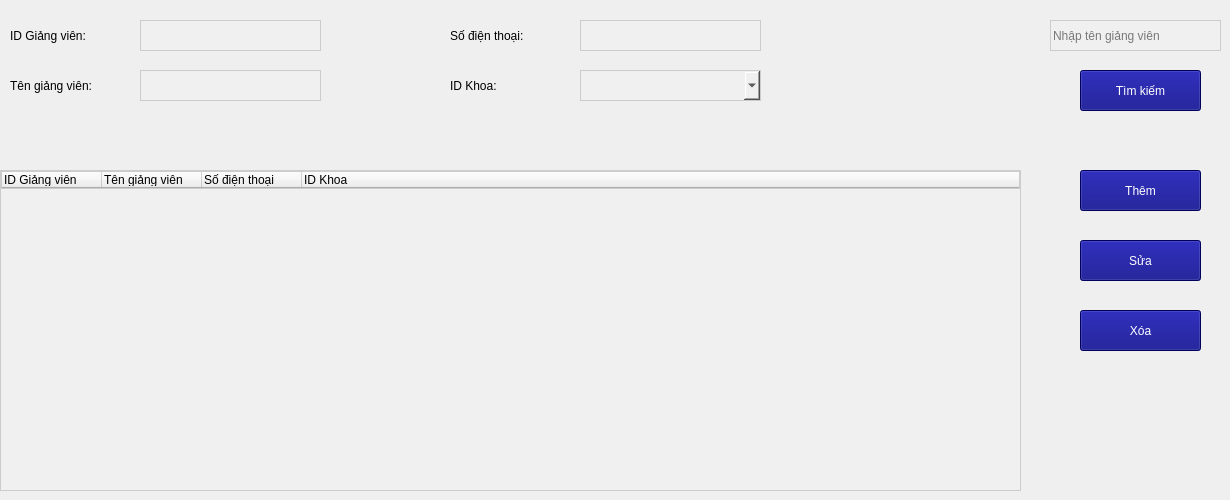
   <widget class="QWidget" name="tab_5">
    <attribute name="title">
     <string>Giảng viên</string>
    </attribute>
    <widget class="QLabel" name="label_12">
     <property name="geometry">
      <rect>
       <x>10</x>
       <y>20</y>
       <width>111</width>
       <height>31</height>
      </rect>
     </property>
     <property name="font">
      <font>
       <pointsize>9</pointsize>
      </font>
     </property>
     <property name="text">
      <string>ID Giảng viên:</string>
     </property>
    </widget>
    <widget class="QLabel" name="label_13">
     <property name="geometry">
      <rect>
       <x>10</x>
       <y>70</y>
       <width>111</width>
       <height>31</height>
      </rect>
     </property>
     <property name="font">
      <font>
       <pointsize>9</pointsize>
      </font>
     </property>
     <property name="text">
      <string>Tên giảng viên:</string>
     </property>
    </widget>
    <widget class="QLabel" name="label_14">
     <property name="geometry">
      <rect>
       <x>450</x>
       <y>20</y>
       <width>111</width>
       <height>31</height>
      </rect>
     </property>
     <property name="font">
      <font>
       <pointsize>9</pointsize>
      </font>
     </property>
     <property name="text">
      <string>Số điện thoại:</string>
     </property>
    </widget>
    <widget class="QLabel" name="label_15">
     <property name="geometry">
      <rect>
       <x>450</x>
       <y>70</y>
       <width>111</width>
       <height>31</height>
      </rect>
     </property>
     <property name="font">
      <font>
       <pointsize>9</pointsize>
      </font>
     </property>
     <property name="text">
      <string>ID Khoa:</string>
     </property>
    </widget>
    <widget class="QTreeWidget" name="treeWidgetGV">
     <property name="geometry">
      <rect>
       <x>0</x>
       <y>170</y>
       <width>1021</width>
       <height>321</height>
      </rect>
     </property>
     <property name="styleSheet">
      <string notr="true">background-color: #f0f0f0; /* Màu nền xám nhạt */
color: black; /* Màu chữ đen */
border: 1px solid #cccccc; /* Viền màu xám */</string>
     </property>
     <column>
      <property name="text">
       <string>ID Giảng viên</string>
      </property>
     </column>
     <column>
      <property name="text">
       <string>Tên giảng viên</string>
      </property>
     </column>
     <column>
      <property name="text">
       <string>Số điện thoại</string>
      </property>
     </column>
     <column>
      <property name="text">
       <string>ID Khoa</string>
      </property>
     </column>
    </widget>
    <widget class="QLineEdit" name="txtIDGiangvien">
     <property name="geometry">
      <rect>
       <x>140</x>
       <y>20</y>
       <width>181</width>
       <height>31</height>
      </rect>
     </property>
     <property name="layoutDirection">
      <enum>Qt::LeftToRight</enum>
     </property>
     <property name="autoFillBackground">
      <bool>false</bool>
     </property>
     <property name="styleSheet">
      <string notr="true">background-color: #f0f0f0; /* Màu nền xám nhạt */
color: black; /* Màu chữ đen */
border: 1px solid #cccccc; /* Viền màu xám */</string>
     </property>
    </widget>
    <widget class="QLineEdit" name="txtTenGiangvien">
     <property name="geometry">
      <rect>
       <x>140</x>
       <y>70</y>
       <width>181</width>
       <height>31</height>
      </rect>
     </property>
     <property name="layoutDirection">
      <enum>Qt::LeftToRight</enum>
     </property>
     <property name="autoFillBackground">
      <bool>false</bool>
     </property>
     <property name="styleSheet">
      <string notr="true">background-color: #f0f0f0; /* Màu nền xám nhạt */
color: black; /* Màu chữ đen */
border: 1px solid #cccccc; /* Viền màu xám */</string>
     </property>
    </widget>
    <widget class="QLineEdit" name="txtSDT">
     <property name="geometry">
      <rect>
       <x>580</x>
       <y>20</y>
       <width>181</width>
       <height>31</height>
      </rect>
     </property>
     <property name="layoutDirection">
      <enum>Qt::LeftToRight</enum>
     </property>
     <property name="autoFillBackground">
      <bool>false</bool>
     </property>
     <property name="styleSheet">
      <string notr="true">background-color: #f0f0f0; /* Màu nền xám nhạt */
color: black; /* Màu chữ đen */
border: 1px solid #cccccc; /* Viền màu xám */</string>
     </property>
    </widget>
    <widget class="QComboBox" name="cbBoxIDKhoa_Giangvien">
     <property name="geometry">
      <rect>
       <x>580</x>
       <y>70</y>
       <width>181</width>
       <height>31</height>
      </rect>
     </property>
     <property name="styleSheet">
      <string notr="true">background-color: #f0f0f0; /* Màu nền xám nhạt */
color: black; /* Màu chữ đen */
border: 1px solid #cccccc; /* Viền màu xám */</string>
     </property>
    </widget>
    <widget class="QLineEdit" name="txtSearchKhoa_2">
     <property name="geometry">
      <rect>
       <x>1050</x>
       <y>20</y>
       <width>171</width>
       <height>31</height>
      </rect>
     </property>
     <property name="styleSheet">
      <string notr="true">background-color: #f0f0f0; /* Màu nền xám nhạt */
color: black; /* Màu chữ đen */
border: 1px solid #cccccc; /* Viền màu xám */</string>
     </property>
     <property name="placeholderText">
      <string>Nhập tên giảng viên</string>
     </property>
    </widget>
    <widget class="QPushButton" name="btSearchGV">
     <property name="geometry">
      <rect>
       <x>1080</x>
       <y>70</y>
       <width>121</width>
       <height>41</height>
      </rect>
     </property>
     <property name="styleSheet">
      <string notr="true">background-color: rgb(0, 0, 127);
color: rgb(255, 255, 255);</string>
     </property>
     <property name="text">
      <string>Tìm kiếm</string>
     </property>
    </widget>
    <widget class="QPushButton" name="btnAddGV">
     <property name="geometry">
      <rect>
       <x>1080</x>
       <y>170</y>
       <width>121</width>
       <height>41</height>
      </rect>
     </property>
     <property name="styleSheet">
      <string notr="true">background-color: rgb(0, 0, 127);
color: rgb(255, 255, 255);</string>
     </property>
     <property name="text">
      <string>Thêm</string>
     </property>
    </widget>
    <widget class="QPushButton" name="btnUpdateGV">
     <property name="geometry">
      <rect>
       <x>1080</x>
       <y>240</y>
       <width>121</width>
       <height>41</height>
      </rect>
     </property>
     <property name="styleSheet">
      <string notr="true">background-color: rgb(0, 0, 127);
color: rgb(255, 255, 255);</string>
     </property>
     <property name="text">
      <string>Sửa</string>
     </property>
    </widget>
    <widget class="QPushButton" name="btnDeleteGV">
     <property name="geometry">
      <rect>
       <x>1080</x>
       <y>310</y>
       <width>121</width>
       <height>41</height>
      </rect>
     </property>
     <property name="styleSheet">
      <string notr="true">background-color: rgb(0, 0, 127);
color: rgb(255, 255, 255);</string>
     </property>
     <property name="text">
      <string>Xóa</string>
     </property>
    </widget>
   </widget>
